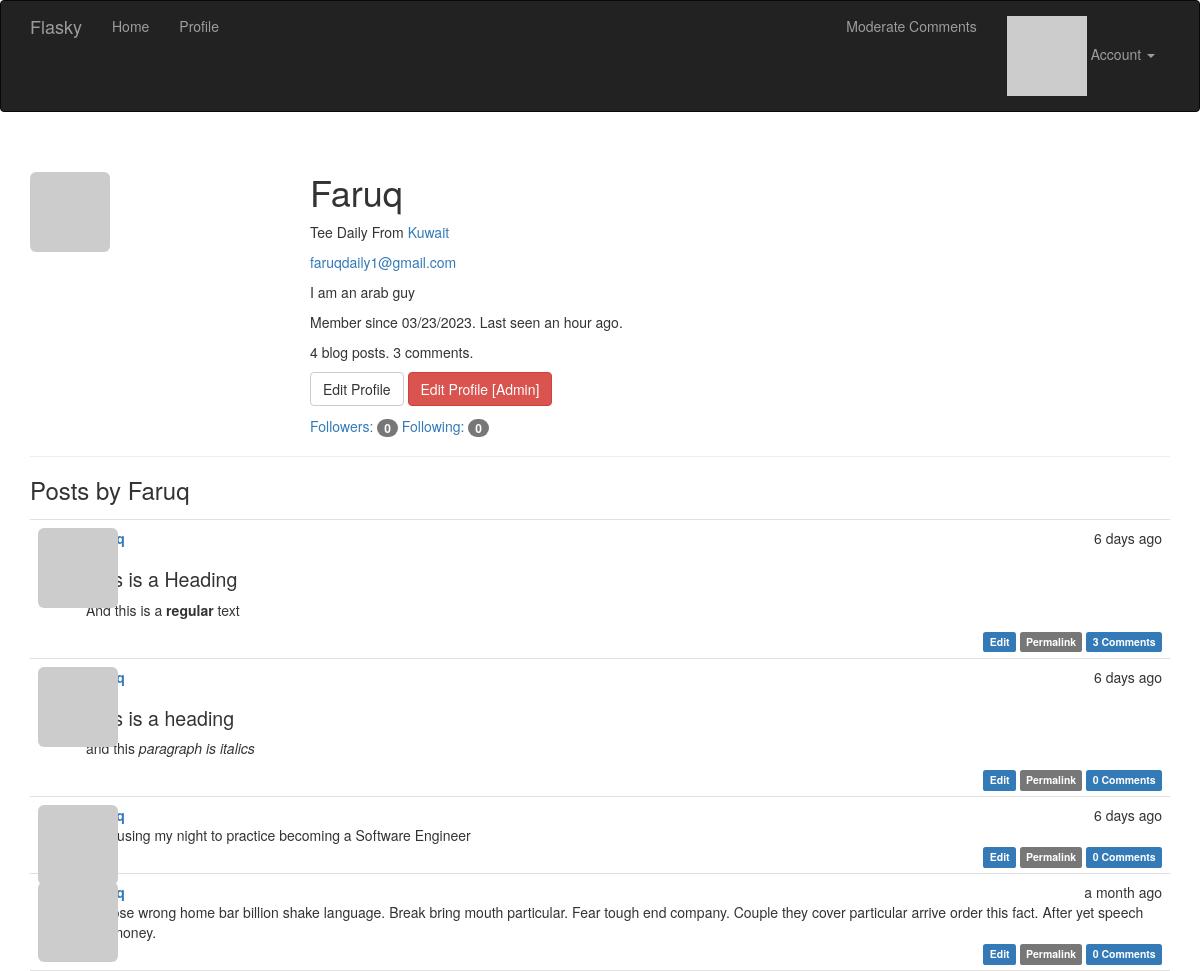
The app's page /user/Faruq (signed in) with its own data.
### app/models.py (models this page shows, shortened)
class User(UserMixin, db.Model):
    __tablename__ = 'users'
    id = db.Column(db.Integer, primary_key=True)
    email = db.Column(db.String(64), unique=True, index=True)
    username = db.Column(db.String(64), unique=True, index=True)
    role_id = db.Column(db.Integer, db.ForeignKey('roles.id'))
    posts = db.relationship('Post', backref='author', lazy='dynamic')
    comments = db.relationship('Comment', backref='author', lazy='dynamic')
    password_hash = db.Column(db.String(128))
    confirmed = db.Column(db.Boolean, default=False)
    name = db.Column(db.String(64))
    location = db.Column(db.String(64))
    about_me = db.Column(db.Text())
    member_since = db.Column(db.DateTime(), default=datetime.utcnow)
    last_seen = db.Column(db.DateTime(), default=datetime.utcnow)
    avatar_hash = db.Column(db.String(32))
    followed = db.relationship('Follow', foreign_keys=[Follow.follower_id],
                                backref=db.backref('follower', lazy='joined'), lazy='dynamic',
                                cascade='all, delete-orphan')
    followers = db.relationship('Follow', foreign_keys=[Follow.followed_id],
                                backref=db.backref('followed', lazy='joined'), lazy='dynamic',
                                cascade='all, delete-orphan')
    def can(self, perm):
        return self.role is not None and self.role.has_permission(perm)
    def is_administrator(self):
        return self.can(Permission.ADMIN)
    @property
    def password(self):
        raise AttributeError('password is not a readable attribute')
    @login_manager.user_loader
    def load_user(user_id):
        return User.query.get(int(user_id))
    def gravatar(self, size=100, default='identicon', rating='g'):
        if request.is_secure:
            url = 'https://secure.gravatar.com/avatar'
        else:
            url = 'http://www.gravatar.com/avatar'
        hash = hashlib.md5(self.email.lower().encode('utf-8')).hexdigest()
        return '{url}/{hash}?s={size}&d={default}&r={rating}'.format(
                        url=url, hash=hash, size=size, default=default, rating=rating)
    def ping(self):
        self.last_seen = datetime.utcnow()
        db.session.add(self)
        db.session.commit()

class Post(db.Model):
    __tablename__ = 'posts'
    id = db.Column(db.Integer, primary_key=True)
    body = db.Column(db.Text)
    body_html = db.Column(db.Text)
    timestamp = db.Column(db.DateTime, index=True, default=datetime.utcnow)
    author_id = db.Column(db.Integer, db.ForeignKey('users.id'))
    comments = db.relationship('Comment', backref='post', lazy='dynamic')

### app/main/views.py (the view)
@main.route('/user/<username>')
def user(username):
    user = User.query.filter_by(username=username).first()
    if user is None:
        abort(404)
    posts = user.posts.order_by(Post.timestamp.desc()).all()
    return render_template('user.html', user=user, posts=posts)

### app/auth/views.py (called while the page is built)
@auth.before_app_request
def before_request():
    if current_user.is_authenticated:
        current_user.ping()
        if not current_user.confirmed \
                and request.endpoint \
                and request.blueprint != 'auth' \
                and request.endpoint != 'static':
            return redirect(url_for('auth.unconfirmed'))

### app/main/__init__.py (called while the page is built)
@main.app_context_processor
def inject_permission():
    return dict(Permission=Permission)

### app/models.py (called while the page is built)
    def has_permission(self, perm):
        return self.permissions & perm == perm

### app/templates/user.html (shortened to what this page needs)
{% extends "base.html" %}
{% block page_content %}
<div class="page-header">
    <img class="img-rounded profile-thumbnail" src="{{ user.gravatar(size=256) }}">
    <div class="profile-header">
        <h1>{{ user.username }}</h1>
        {% if user.name or user.location %}
        <p>
            {% if user.name %}{{ user.name }}{% endif %}
            {% if user.location %}
            From <a href="http://maps.google.com/?q={{ user.location }}">
                {{ user.location }}
            </a>
            {% endif %}
        </p>
        {% endif %}
        {% if current_user.is_administrator() %}
        <p><a href="mailto:{{ user.email }}">{{ user.email }}</a></p>
        {% endif %}
        {% if user.about_me %}<p>{{ user.about_me }}</p>{% endif %}
        <p>
            Member since {{ moment(user.member_since).format('L') }}.
            Last seen {{ moment(user.last_seen).fromNow() }}.
        </p>
        <p> {{ user.posts.count() }} blog posts. {{ user.comments.count() }} comments.</p>
        <p>
            {% if user == current_user %}
            <a class="btn btn-default" href="{{ url_for('.edit_profile') }}">
                Edit Profile
            </a>
            {% endif %}
            {% if current_user.is_administrator() %}
            <a class="btn btn-danger"
            href="{{ url_for('.edit_profile_admin', id=user.id) }}">
            Edit Profile [Admin]
            </a>
            {% endif %}
        </p>
        <p>
            <a href="{{ url_for('.followers', username=user.username) }}">
            Followers: <span class="badge">{{ user.followers.count() - 1 }}</span>
            </a>
            <a href="{{ url_for('.followed_by', username=user.username) }}">
            Following: <span class="badge">{{ user.followed.count() - 1 }}</span>
            </a>
        </p>
    </div>
</div>
<h3>Posts by {{ user.username }}</h3>
{% include '_posts.html' %}
{% endblock %}

### app/templates/_posts.html (shortened to what this page needs)
<ul class="posts">
    {% for post in posts %}
    <li class="post">
        <div class="post-thumbnail">
            <a href="{{ url_for('.user', username=post.author.username) }}">
                <img class="img-rounded profile-thumbnail"
                src="{{ post.author.gravatar(size=40) }}">
            </a>
        </div>
        <div class="post-content">
            <div class="post-date">{{ moment(post.timestamp).fromNow() }}</div>
            <div class="post-author">
                <a href="{{ url_for('.user', username=post.author.username) }}">
                </a>
            </div>
            <div class="post-body">
                {% if post.body_html %}
                    {{ post.body_html | safe }}
                {% else %}
                    {{ post.body }}
                {% endif %}
            </div>
            <div class="post-footer">
                {% if current_user == post.author %}
                <a href="{{ url_for('.edit', id=post.id) }}">
                    <span class="label label-primary">Edit</span>
                </a>
                {% elif current_user.is_administrator() %}
                <a href="{{ url_for('.edit', id=post.id) }}">
                    <span class="label label-danger">Edit [Admin]</span>
                </a>
                {% endif %}
                <a href="{{ url_for('.post', id=post.id) }}">
                    <span class="label label-default">Permalink</span>
                </a>
                <a href="{{ url_for('.post', id=post.id) }}#comments">
                    <span class="label label-primary">{{ post.comments.count() }} Comments</span>
                </a>
            </div>
        </div>
    </li>
    {% endfor %}
</ul>

### app/static/styles.css (style rules this page uses)
.profile-thumbnail { position: absolute; }
.profile-header { min-height: 260px; margin-left: 280px; }
ul.posts { list-style-type: none; padding: 0px; margin: 16px 0px 0px 0px; border-top: 1px solid #e0e0e0; }
ul.posts li.post { padding: 8px; border-bottom: 1px solid #e0e0e0; }
div.post-date { float: right; }
div.post-author { font-weight: bold; }
div.post-thumbnail { position: absolute; }
div.post-content { margin-left: 48px; min-height: 48px; }
div.post-footer { text-align: right; }
.post-body h1 { font-size: 140%; }

### records on screen
User: username "Faruq", name "Tee Daily", location "Kuwait", email "faruqdaily1@gmail.com", about_me "I am an arab guy", member_since "03/23/2023", last_seen "an hour ago"
Post: timestamp "6 days ago", body_html "This is a Heading And this is a regular text", comments.count "3"
Post: timestamp "6 days ago", body_html "This is a heading and this paragraph is italics", comments.count "0"
Post: timestamp "6 days ago", body "I am using my night to practice becoming a Software Engineer", comments.count "0"
Post: timestamp "a month ago", body "Choose wrong home bar billion shake language. Break bring mouth particular. Fear tough end company. Couple they cover particular arrive order this fact. After yet speech five money.", comments.count "0"

### other values on screen
{{ user.posts.count() }} "4"
{{ user.comments.count() }} "3"
{{ user.followers.count() - 1 }} "0"
{{ user.followed.count() - 1 }} "0"
